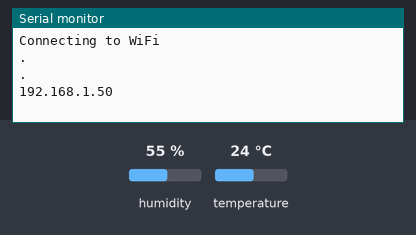
Recording of a sketch running on a simulated ESP8266 (NodeMCU). Shown: the last lines printed to the serial monitor. Inputs (shaded band) come from the test bench; at power-on: humidity 55 %, temperature 24 °C. WiFi joins after 1.5 s; servers stay silent unless stated.

Above: at 3.2 s.
3.3 s: humidity set to 22 %
4.8 s: temperature set to 12 °C
At 5.4 s:
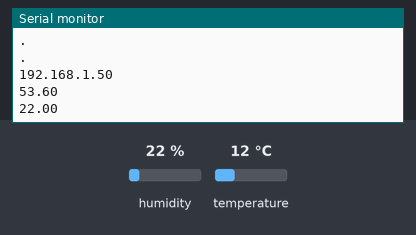
6.3 s: humidity set to 40 %
At 10.4 s:
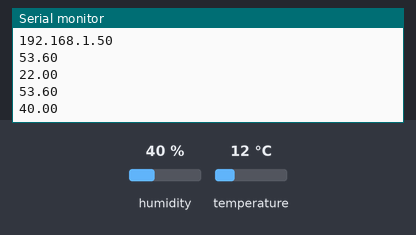
Timing chart, 0 to 11.9 s (numbered marks = the images above; inputs shaded):
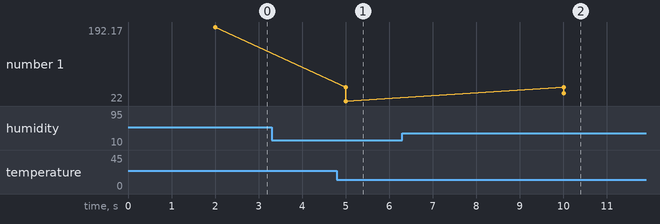

Measured:
- after the input at 4.8 s, the serial monitor: prints a new line after 0.21 s (image 1)
- after the input at 6.3 s, the serial monitor: prints a new line after 3.7 s (image 2)
- plotted number 1: 22 → 40 after the input at 6.3 s

The sketch:

esp8266-dht11dht22-temperature.ino
```cpp
/*********
  Rui Santos
  Complete project details at https://randomnerdtutorials.com/esp8266-dht11dht22-temperature-and-humidity-web-server-with-arduino-ide/
*********/

// Import required libraries
#include <Arduino.h>
#include <ESP8266WiFi.h>
#include <Hash.h>
#include <ESPAsyncTCP.h>
#include <ESPAsyncWebServer.h>
#include <Adafruit_Sensor.h>
#include <DHT.h>

// Replace with your network credentials
const char* ssid = "Firehole2-2G";
//const char* ssid = "firehole";
const char* password = "";

#define DHTPIN 5     // Digital pin connected to the DHT sensor

// Uncomment the type of sensor in use:
//#define DHTTYPE    DHT11     // DHT 11
#define DHTTYPE    DHT22     // DHT 22 (AM2302)
//#define DHTTYPE    DHT21     // DHT 21 (AM2301)

DHT dht(DHTPIN, DHTTYPE);

// current temperature & humidity, updated in loop()
float t = 0.0;
float h = 0.0;

// Create AsyncWebServer object on port 80
AsyncWebServer server(80);

// Generally, you should use "unsigned long" for variables that hold time
// The value will quickly become too large for an int to store
unsigned long previousMillis = 0;    // will store last time DHT was updated

// Updates DHT readings every 10 seconds
const long interval = 5000;

const char index_html[] PROGMEM = R"rawliteral(
<!DOCTYPE HTML><html>
<head>
  <meta name="viewport" content="width=device-width, initial-scale=1">
  <link rel="stylesheet" href="https://use.fontawesome.com/releases/v5.7.2/css/all.css" integrity="sha384-fnmOCqbTlWIlj8LyTjo7mOUStjsKC4pOpQbqyi7RrhN7udi9RwhKkMHpvLbHG9Sr" crossorigin="anonymous">
  <style>
    html {
     font-family: Arial;
     display: inline-block;
     margin: 0px auto;
     text-align: center;
    }
    h1 { font-size: 4.0rem; }
    h2 { font-size: 3.0rem; }
    p { font-size: 3.0rem; }
    .units { font-size: 1.2rem; }
    .dht-labels{
      font-size: 1.5rem;
      vertical-align:middle;
      padding-bottom: 15px;
    }
  </style>
</head>
<body>
  <h1>June's</h1>
  <h2>GREENHOUSE WEATHER</h2>
  <p>
    <i class="fas fa-thermometer-half" style="color:#059e8a;"></i>
    <span class="dht-labels">Temperature</span>
    <span id="temperature">%TEMPERATURE%</span>
    <sup class="units">&deg;F</sup>
  </p>
  <p>
    <i class="fas fa-tint" style="color:#00add6;"></i>
    <span class="dht-labels">Humidity</span>
    <span id="humidity">%HUMIDITY%</span>
    <sup class="units">%</sup>
  </p>
</body>
<script>
setInterval(function ( ) {
  var xhttp = new XMLHttpRequest();
  xhttp.onreadystatechange = function() {
    if (this.readyState == 4 && this.status == 200) {
      document.getElementById("temperature").innerHTML = this.responseText;
    }
  };
  xhttp.open("GET", "/temperature", true);
  xhttp.send();
}, 5000 ) ;

setInterval(function ( ) {
  var xhttp = new XMLHttpRequest();
  xhttp.onreadystatechange = function() {
    if (this.readyState == 4 && this.status == 200) {
      document.getElementById("humidity").innerHTML = this.responseText;
    }
  };
  xhttp.open("GET", "/humidity", true);
  xhttp.send();
}, 5000 ) ;
</script>
</html>)rawliteral";

// Replaces placeholder with DHT values
String processor(const String& var){
  //Serial.println(var);
  if(var == "TEMPERATURE"){
    return String(t);
  }
  else if(var == "HUMIDITY"){
    return String(h);
  }
  return String();
}

void setup(){
  // Serial port for debugging purposes
  Serial.begin(115200);
  dht.begin();

  // Connect to Wi-Fi
  WiFi.begin(ssid, password);
  Serial.println("Connecting to WiFi");
  while (WiFi.status() != WL_CONNECTED) {
    delay(1000);
    Serial.println(".");
  }

  // Print ESP8266 Local IP Address
  Serial.println(WiFi.localIP());

  // Route for root / web page
  server.on("/", HTTP_GET, [](AsyncWebServerRequest *request){
    request->send_P(200, "text/html", index_html, processor);
  });
  server.on("/temperature", HTTP_GET, [](AsyncWebServerRequest *request){
    request->send_P(200, "text/plain", String(t).c_str());
  });
  server.on("/humidity", HTTP_GET, [](AsyncWebServerRequest *request){
    request->send_P(200, "text/plain", String(h).c_str());
  });

  // Start server
  server.begin();
}

void loop(){
  unsigned long currentMillis = millis();
  if (currentMillis - previousMillis >= interval) {
    // save the last time you updated the DHT values
    previousMillis = currentMillis;
    // Read temperature as Celsius (the default)
    //float newT = dht.readTemperature();
    // Read temperature as Fahrenheit (isFahrenheit = true)
    float newT = dht.readTemperature(true);
    // if temperature read failed, don't change t value
    if (isnan(newT)) {
      Serial.println("Failed to read from DHT sensor!");
    }
    else {
      t = newT;
      //t = (t*9/5) + 32;
      Serial.println(t);
    }
    // Read Humidity
    float newH = dht.readHumidity();
    // if humidity read failed, don't change h value
    if (isnan(newH)) {
      Serial.println("Failed to read from DHT sensor!");
    }
    else {
      h = newH;
      Serial.println(h);
    }
  }
}
```
